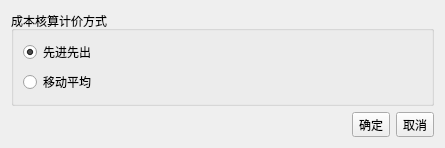
<?xml version="1.0" encoding="UTF-8"?>
<ui version="4.0">
 <class>FaWayDialog</class>
 <widget class="QDialog" name="FaWayDialog">
  <property name="geometry">
   <rect>
    <x>0</x>
    <y>0</y>
    <width>445</width>
    <height>145</height>
   </rect>
  </property>
  <property name="windowTitle">
   <string>Dialog</string>
  </property>
  <layout class="QVBoxLayout" name="verticalLayout_2">
   <item>
    <widget class="QGroupBox" name="groupBox">
     <property name="title">
      <string>成本核算计价方式</string>
     </property>
     <layout class="QVBoxLayout" name="verticalLayout_3">
      <item>
       <layout class="QVBoxLayout" name="verticalLayout">
        <item>
         <widget class="QRadioButton" name="rBtn1">
          <property name="text">
           <string>先进先出</string>
          </property>
          <property name="checked">
           <bool>true</bool>
          </property>
         </widget>
        </item>
        <item>
         <widget class="QRadioButton" name="rBtn2">
          <property name="text">
           <string>移动平均</string>
          </property>
         </widget>
        </item>
       </layout>
      </item>
     </layout>
    </widget>
   </item>
   <item>
    <layout class="QHBoxLayout" name="horizontalLayout">
     <item>
      <spacer name="horizontalSpacer">
       <property name="orientation">
        <enum>Qt::Horizontal</enum>
       </property>
       <property name="sizeHint" stdset="0">
        <size>
         <width>40</width>
         <height>20</height>
        </size>
       </property>
      </spacer>
     </item>
     <item>
      <widget class="QToolButton" name="okBtn">
       <property name="text">
        <string>确定</string>
       </property>
       <property name="iconSize">
        <size>
         <width>24</width>
         <height>24</height>
        </size>
       </property>
      </widget>
     </item>
     <item>
      <widget class="QToolButton" name="cancelBtn">
       <property name="text">
        <string>取消</string>
       </property>
       <property name="iconSize">
        <size>
         <width>24</width>
         <height>24</height>
        </size>
       </property>
      </widget>
     </item>
    </layout>
   </item>
  </layout>
 </widget>
 <resources/>
 <connections/>
</ui>
